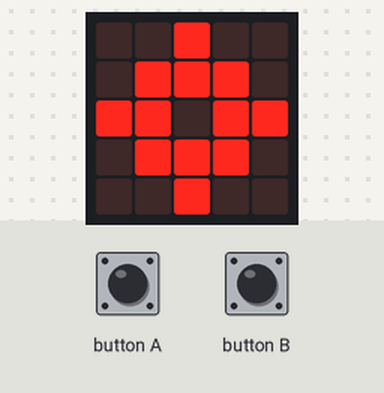
A program run on a simulated BBC micro:bit running MicroPython. On the bench: the board's 5×5 LED display. The inputs (shaded band) are chosen by the test bench.

Above: at 1.2 s.
1.3 s: button A pressed for 0.15 s
At 1.7 s:
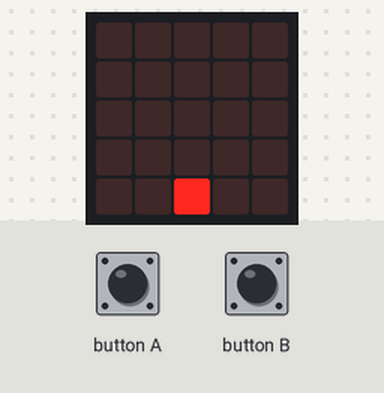
Timing chart, 0 to 4.3 s (numbered marks = the images above; inputs shaded):
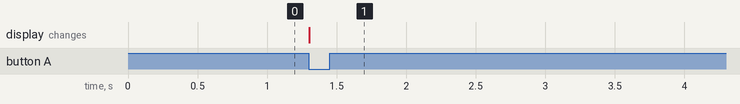

Measured:
- after the input at 1.3 s, the display: changes at once (image 1)

The program:

invaders_1.py
```python
from microbit import *


def wait_for_button():
    while not (button_a.was_pressed() or button_b.was_pressed()):
        sleep(1)

class Game:

    def reset(self):
        # Initial values
        self.x = 2

    def draw(self):
        display.clear()
        display.set_pixel(self.x, 4, 9)

    def game_over(self):
        return False


display.show(Image.TARGET)
wait_for_button()

game = Game() # Create our game object.
game.reset() # Reset the game state.

while not game.game_over():
    game.draw()
    sleep(150)
```
